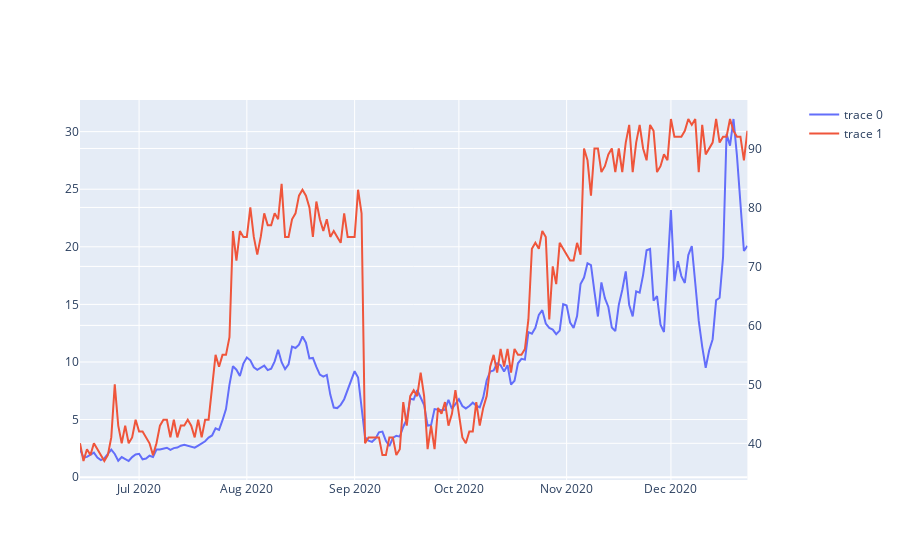

Notebook source saved alongside this figure:
### Code cell
basis_201225 = pd.read_csv('.\edav_onchaindata\ 201225 .csv')
basis_201225["date"] = pd.to_datetime(basis_201225["date"])


fig = make_subplots(specs=[[{"secondary_y": True}]])


fig.add_trace(
    go.Scatter(x=basis_201225["date"], y=basis_201225["annual_basis"]),
   secondary_y=False
)


fig.add_trace(
    go.Scatter(x=basis_201225["date"], y=basis_201225["fear"]),
    secondary_y=True
)


fig.show()

### Figure 1 — Plotly figure (JSON) as saved in the notebook; plotly's stock layout.template omitted (floating-point values rounded to 4 significant figures; data arrays with more than 128 entries replaced by an {"elided": "..."} marker saying what was removed)
{"data": [{"type": "scatter", "x": {"elided": "193 str values"}, "xaxis": "x", "y": {"elided": "193 float values"}, "yaxis": "y"}, {"type": "scatter", "x": {"elided": "193 str values"}, "xaxis": "x", "y": {"elided": "193 int values"}, "yaxis": "y2"}], "layout": {"xaxis": {"anchor": "y", "domain": [0, 0.94]}, "yaxis": {"anchor": "x", "domain": [0, 1]}, "yaxis2": {"anchor": "x", "overlaying": "y", "side": "right"}}}
